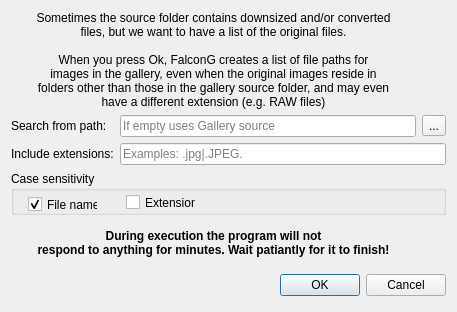
<?xml version="1.0" encoding="UTF-8"?>
<ui version="4.0">
 <class>HiddenFileListerClass</class>
 <widget class="QDialog" name="HiddenFileListerClass">
  <property name="windowModality">
   <enum>Qt::ApplicationModal</enum>
  </property>
  <property name="geometry">
   <rect>
    <x>0</x>
    <y>0</y>
    <width>457</width>
    <height>312</height>
   </rect>
  </property>
  <property name="windowTitle">
   <string>FalconG - Search source files</string>
  </property>
  <layout class="QGridLayout" name="gridLayout">
   <item row="2" column="0">
    <widget class="QLabel" name="label_3">
     <property name="text">
      <string>Include extensions:</string>
     </property>
    </widget>
   </item>
   <item row="1" column="0">
    <widget class="QLabel" name="label_2">
     <property name="text">
      <string>Search from path:</string>
     </property>
    </widget>
   </item>
   <item row="0" column="0" colspan="2">
    <widget class="QLabel" name="label">
     <property name="sizePolicy">
      <sizepolicy hsizetype="Expanding" vsizetype="Preferred">
       <horstretch>0</horstretch>
       <verstretch>0</verstretch>
      </sizepolicy>
     </property>
     <property name="text">
      <string>Sometimes the source folder contains downsized and/or converted
files, but we want to have a list of the original files.

When you press Ok, FalconG creates a list of file paths for 
images in the gallery, even when the original images reside in 
folders other than those in the gallery source folder, and may even
have a different extension (e.g. RAW files)</string>
     </property>
     <property name="alignment">
      <set>Qt::AlignCenter</set>
     </property>
    </widget>
   </item>
   <item row="3" column="0" colspan="3">
    <widget class="QGroupBox" name="groupBox">
     <property name="title">
      <string>Case sensitivity</string>
     </property>
     <widget class="QCheckBox" name="chkCaseSensNames">
      <property name="geometry">
       <rect>
        <x>17</x>
        <y>25</y>
        <width>70</width>
        <height>17</height>
       </rect>
      </property>
      <property name="text">
       <string>File names</string>
      </property>
      <property name="checked">
       <bool>true</bool>
      </property>
     </widget>
     <widget class="QCheckBox" name="chkCaseSensExtnsn">
      <property name="geometry">
       <rect>
        <x>115</x>
        <y>23</y>
        <width>70</width>
        <height>17</height>
       </rect>
      </property>
      <property name="toolTip">
       <string>Included/excluded extensions are also
case sensitive if checked</string>
      </property>
      <property name="text">
       <string>Extensions</string>
      </property>
     </widget>
    </widget>
   </item>
   <item row="2" column="1" colspan="2">
    <widget class="QLineEdit" name="edtIncludeExtensions">
     <property name="toolTip">
      <string>Empty: only allow files with the same extension.
.* - any extension
The dot(.) is always required.
To exclude an extension preceed it with a '!' character.
Separate extensions with a single '|' character!</string>
     </property>
     <property name="placeholderText">
      <string>Examples: .jpg|.JPEG.</string>
     </property>
    </widget>
   </item>
   <item row="5" column="0" colspan="3">
    <layout class="QHBoxLayout">
     <property name="spacing">
      <number>6</number>
     </property>
     <property name="leftMargin">
      <number>0</number>
     </property>
     <property name="topMargin">
      <number>0</number>
     </property>
     <property name="rightMargin">
      <number>0</number>
     </property>
     <property name="bottomMargin">
      <number>0</number>
     </property>
     <item>
      <spacer>
       <property name="orientation">
        <enum>Qt::Horizontal</enum>
       </property>
       <property name="sizeHint" stdset="0">
        <size>
         <width>131</width>
         <height>31</height>
        </size>
       </property>
      </spacer>
     </item>
     <item>
      <widget class="QPushButton" name="okButton">
       <property name="text">
        <string>OK</string>
       </property>
      </widget>
     </item>
     <item>
      <widget class="QPushButton" name="cancelButton">
       <property name="text">
        <string>Cancel</string>
       </property>
      </widget>
     </item>
    </layout>
   </item>
   <item row="1" column="2">
    <widget class="QToolButton" name="btnSelectSourceFolder">
     <property name="text">
      <string>...</string>
     </property>
    </widget>
   </item>
   <item row="1" column="1">
    <widget class="QLineEdit" name="edtRootFolder">
     <property name="placeholderText">
      <string>If empty uses Gallery source</string>
     </property>
    </widget>
   </item>
   <item row="4" column="0" colspan="2">
    <widget class="QLabel" name="label_4">
     <property name="font">
      <font>
       <weight>75</weight>
       <bold>true</bold>
      </font>
     </property>
     <property name="text">
      <string>During execution the program will not
respond to anything for minutes. Wait patiantly for it to finish!</string>
     </property>
     <property name="alignment">
      <set>Qt::AlignCenter</set>
     </property>
    </widget>
   </item>
  </layout>
 </widget>
 <tabstops>
  <tabstop>edtRootFolder</tabstop>
  <tabstop>btnSelectSourceFolder</tabstop>
  <tabstop>edtIncludeExtensions</tabstop>
  <tabstop>chkCaseSensNames</tabstop>
  <tabstop>chkCaseSensExtnsn</tabstop>
  <tabstop>okButton</tabstop>
  <tabstop>cancelButton</tabstop>
 </tabstops>
 <resources/>
 <connections>
  <connection>
   <sender>okButton</sender>
   <signal>clicked()</signal>
   <receiver>HiddenFileListerClass</receiver>
   <slot>accept()</slot>
   <hints>
    <hint type="sourcelabel">
     <x>278</x>
     <y>253</y>
    </hint>
    <hint type="destinationlabel">
     <x>96</x>
     <y>254</y>
    </hint>
   </hints>
  </connection>
  <connection>
   <sender>cancelButton</sender>
   <signal>clicked()</signal>
   <receiver>HiddenFileListerClass</receiver>
   <slot>reject()</slot>
   <hints>
    <hint type="sourcelabel">
     <x>369</x>
     <y>253</y>
    </hint>
    <hint type="destinationlabel">
     <x>179</x>
     <y>282</y>
    </hint>
   </hints>
  </connection>
 </connections>
</ui>
